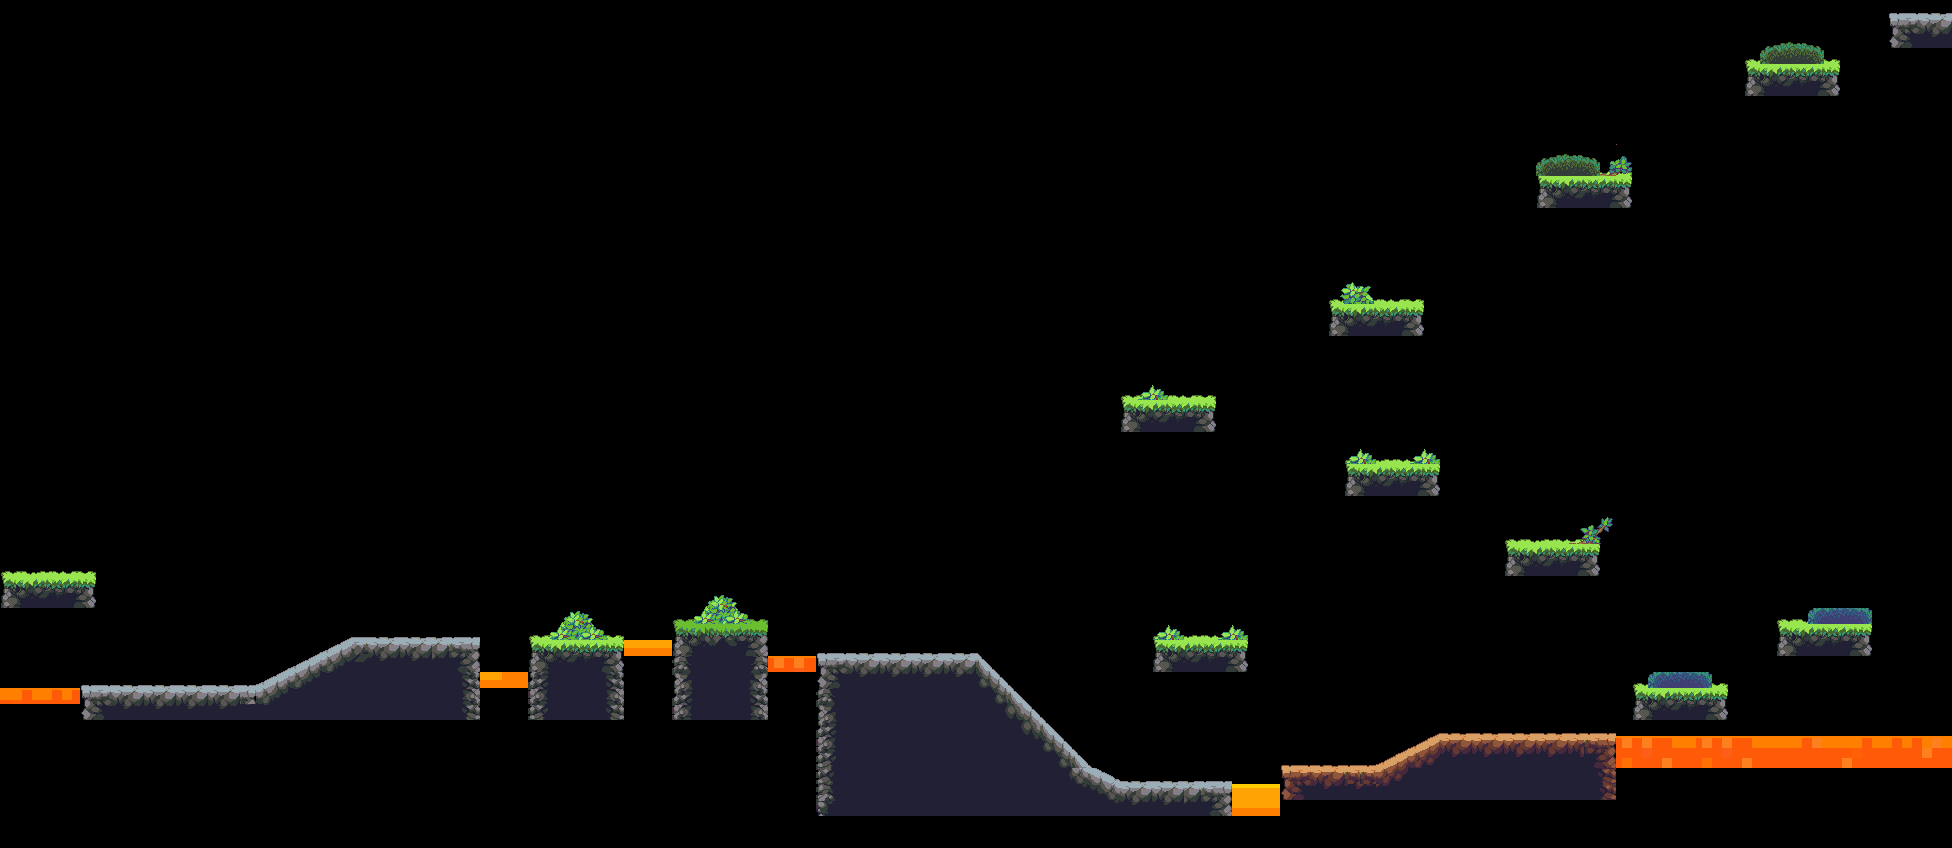

The image is a tile-based game level rendered from a .tmx file. Its description and source (layers, tilesets, objects; grid data summarised) follow:
An orthogonal 122x53 tile map with 16x16 px tiles, 2 tile layers (front, t0), 2 tilesets and 34 objects (23x ground, 6x damageGround, Hero).

<map version="1.9" tiledversion="1.9.2" orientation="orthogonal" renderorder="right-down" width="122" height="53" tilewidth="16" tileheight="16" infinite="0" nextlayerid="8" nextobjectid="59">
 <tileset firstgid="1" name="SeekPng.com_jungle-png_1112550" tilewidth="16" tileheight="16" tilecount="1540" columns="55">
  <image source="SeekPng.com_jungle-png_1112550.png" width="885" height="460" />
 </tileset>
 <tileset firstgid="1541" name="NicePng_lava-png_2334439" tilewidth="16" tileheight="16" tilecount="460" columns="46">
  <image source="NicePng_lava-png_2334439.png" width="750" height="160" />
 </tileset>
 <layer id="1" name="front" width="122" height="53">
  <data>[6466 cells, 661 non-empty, 134 distinct tile ids]</data>
 </layer>
 <objectgroup id="5" name="dyn" />
 <objectgroup id="7" name="damageGround">
  <object id="30" name="damageGround" x="472.461" y="673.604" width="64.7455" height="20.1256">
   <properties>
    <property name="damage" type="float" value="1" />
   </properties>
  </object>
  <object id="31" name="damageGround" x="-1.87275" y="689.937" width="84.2455" height="20.1256">
   <properties>
    <property name="damage" type="float" value="1" />
   </properties>
  </object>
  <object id="32" name="damageGround" x="616.127" y="641.437" width="64.7455" height="20.1256">
   <properties>
    <property name="damage" type="float" value="1" />
   </properties>
  </object>
  <object id="33" name="damageGround" x="759.627" y="657.437" width="64.7455" height="20.1256">
   <properties>
    <property name="damage" type="float" value="1" />
   </properties>
  </object>
  <object id="34" name="damageGround" x="1231.63" y="785.437" width="53.2455" height="20.1256">
   <properties>
    <property name="damage" type="float" value="1" />
   </properties>
  </object>
  <object id="35" name="damageGround" x="1616.63" y="736.937" width="334.245" height="20.1256">
   <properties>
    <property name="damage" type="float" value="1" />
   </properties>
  </object>
  <object id="36" x="4.28261" y="0.1995" width="0.434783" height="846.601">
   <properties>
    <property name="BodyType" value="StaticBody" />
    <property name="friction" type="float" value="0" />
    <property name="gravityScale" type="float" value="1" />
    <property name="restitution" type="float" value="0.25" />
   </properties>
  </object>
  <object id="37" x="1951.78" y="-1.96717" width="0.434783" height="846.601">
   <properties>
    <property name="BodyType" value="StaticBody" />
    <property name="friction" type="float" value="0" />
    <property name="gravityScale" type="float" value="1" />
    <property name="restitution" type="float" value="0.25" />
   </properties>
  </object>
  <object id="38" x="-8.33333" y="-2.08333" width="1968" height="1.5">
   <properties>
    <property name="BodyType" value="StaticBody" />
    <property name="friction" type="float" value="0" />
    <property name="gravityScale" type="float" value="1" />
    <property name="restitution" type="float" value="0.25" />
   </properties>
  </object>
  <object id="39" x="-5" y="847.25" width="1960" height="1.5">
   <properties>
    <property name="BodyType" value="StaticBody" />
    <property name="friction" type="float" value="0" />
    <property name="gravityScale" type="float" value="1" />
    <property name="restitution" type="float" value="0.25" />
   </properties>
  </object>
 </objectgroup>
 <objectgroup id="3" name="hero">
  <object id="57" name="Hero" x="42.5" y="532.083" width="13.6667" height="13.1667">
   <properties>
    <property name="BodyType" value="DynamicBody" />
    <property name="friction" type="float" value="1" />
    <property name="gravityScale" type="float" value="1" />
    <property name="restitution" type="float" value="0.25" />
   </properties>
  </object>
 </objectgroup>
 <objectgroup id="4" name="env">
  <object id="3" name="ground" x="83" y="687.667" width="185.667" height="34">
   <properties>
    <property name="BodyType" value="StaticBody" />
    <property name="friction" type="float" value="0" />
    <property name="gravityScale" type="float" value="1" />
    <property name="restitution" type="float" value="0.25" />
   </properties>
  </object>
  <object id="4" name="ground" x="351.667" y="640" width="127.333" height="34">
   <properties>
    <property name="BodyType" value="StaticBody" />
    <property name="friction" type="float" value="0" />
    <property name="gravityScale" type="float" value="1" />
    <property name="restitution" type="float" value="0.25" />
   </properties>
  </object>
  <object id="6" name="ground" x="532.333" y="639.667" width="88" height="34">
   <properties>
    <property name="BodyType" value="StaticBody" />
    <property name="friction" type="float" value="0" />
    <property name="gravityScale" type="float" value="1" />
    <property name="restitution" type="float" value="0.25" />
   </properties>
  </object>
  <object id="7" name="ground" x="677.667" y="624.667" width="88" height="34">
   <properties>
    <property name="BodyType" value="StaticBody" />
    <property name="friction" type="float" value="0" />
    <property name="gravityScale" type="float" value="1" />
    <property name="restitution" type="float" value="0.25" />
   </properties>
  </object>
  <object id="8" name="ground" x="816.667" y="656.333" width="161.121" height="34">
   <properties>
    <property name="BodyType" value="StaticBody" />
    <property name="friction" type="float" value="0" />
    <property name="gravityScale" type="float" value="1" />
    <property name="restitution" type="float" value="0.25" />
   </properties>
  </object>
  <object id="9" name="ground" x="1121.67" y="784.333" width="110.333" height="34">
   <properties>
    <property name="BodyType" value="StaticBody" />
    <property name="friction" type="float" value="0" />
    <property name="gravityScale" type="float" value="1" />
    <property name="restitution" type="float" value="0.25" />
   </properties>
  </object>
  <object id="10" name="ground" x="1282.67" y="768.667" width="104.333" height="34">
   <properties>
    <property name="BodyType" value="StaticBody" />
    <property name="friction" type="float" value="0" />
    <property name="gravityScale" type="float" value="1" />
    <property name="restitution" type="float" value="0.25" />
   </properties>
  </object>
  <object id="11" name="ground" x="1157.33" y="640.333" width="88" height="34">
   <properties>
    <property name="BodyType" value="StaticBody" />
    <property name="friction" type="float" value="0" />
    <property name="gravityScale" type="float" value="1" />
    <property name="restitution" type="float" value="0.25" />
   </properties>
  </object>
  <object id="12" name="ground" x="1440.67" y="736" width="173.667" height="34">
   <properties>
    <property name="BodyType" value="StaticBody" />
    <property name="friction" type="float" value="0" />
    <property name="gravityScale" type="float" value="1" />
    <property name="restitution" type="float" value="0.25" />
   </properties>
  </object>
  <object id="13" name="ground" x="1636.67" y="687.667" width="88" height="34">
   <properties>
    <property name="BodyType" value="StaticBody" />
    <property name="friction" type="float" value="0" />
    <property name="gravityScale" type="float" value="1" />
    <property name="restitution" type="float" value="0.25" />
   </properties>
  </object>
  </objectgroup>
 <layer id="6" name="t0" width="122" height="53">
  <data>[6466 cells, 146 non-empty, 83 distinct tile ids]</data>
 </layer>
</map>
<!-- 13 of 34 objects omitted -->
